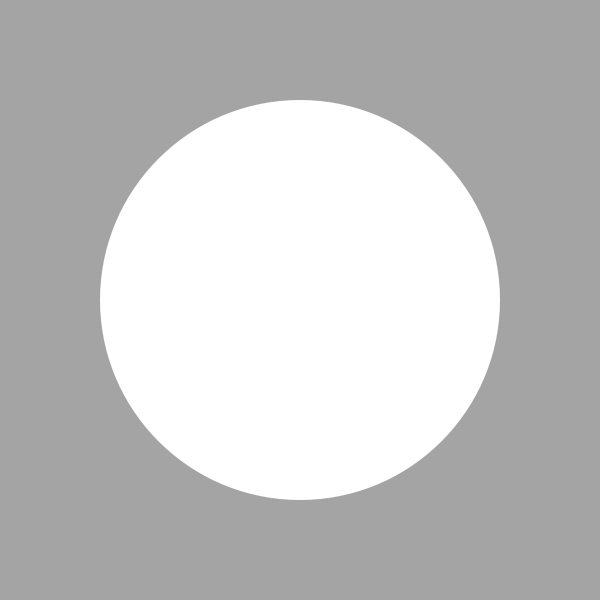
Frame 1 (no input)
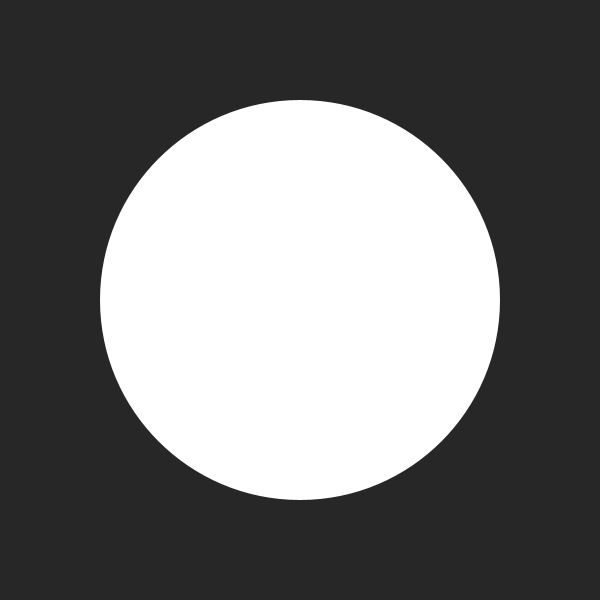
Frame 60 (the mouse pressed at the canvas centre just before this capture)
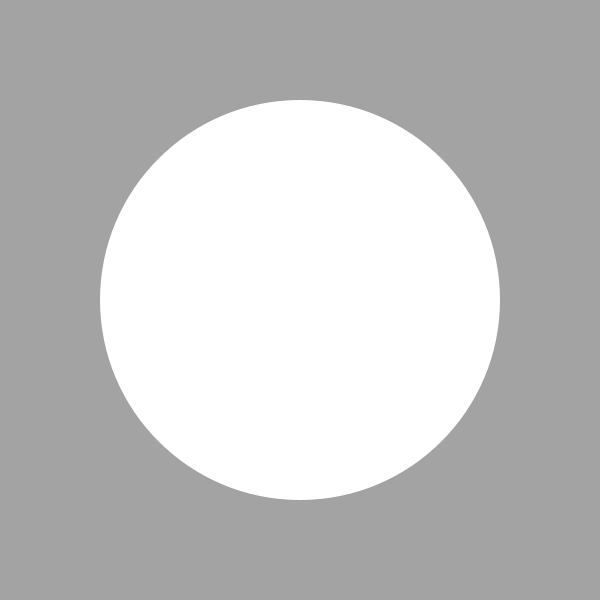
Frame 120 (the mouse held since frame 60 and released just before this capture)

The Processing sketch that drew these frames (run headless with seeded random() and noise(); from frame 60 on, the mouse is pressed at the canvas centre):

// Processing sketch: hello_world
// ── hello_world.pde
void setup() {
    size(600, 600);
    noStroke();
    smooth();
}

void draw() {
    background(random(255)); 
    fill(255);
    ellipse(width/2, height/2, 400, 400);
}
